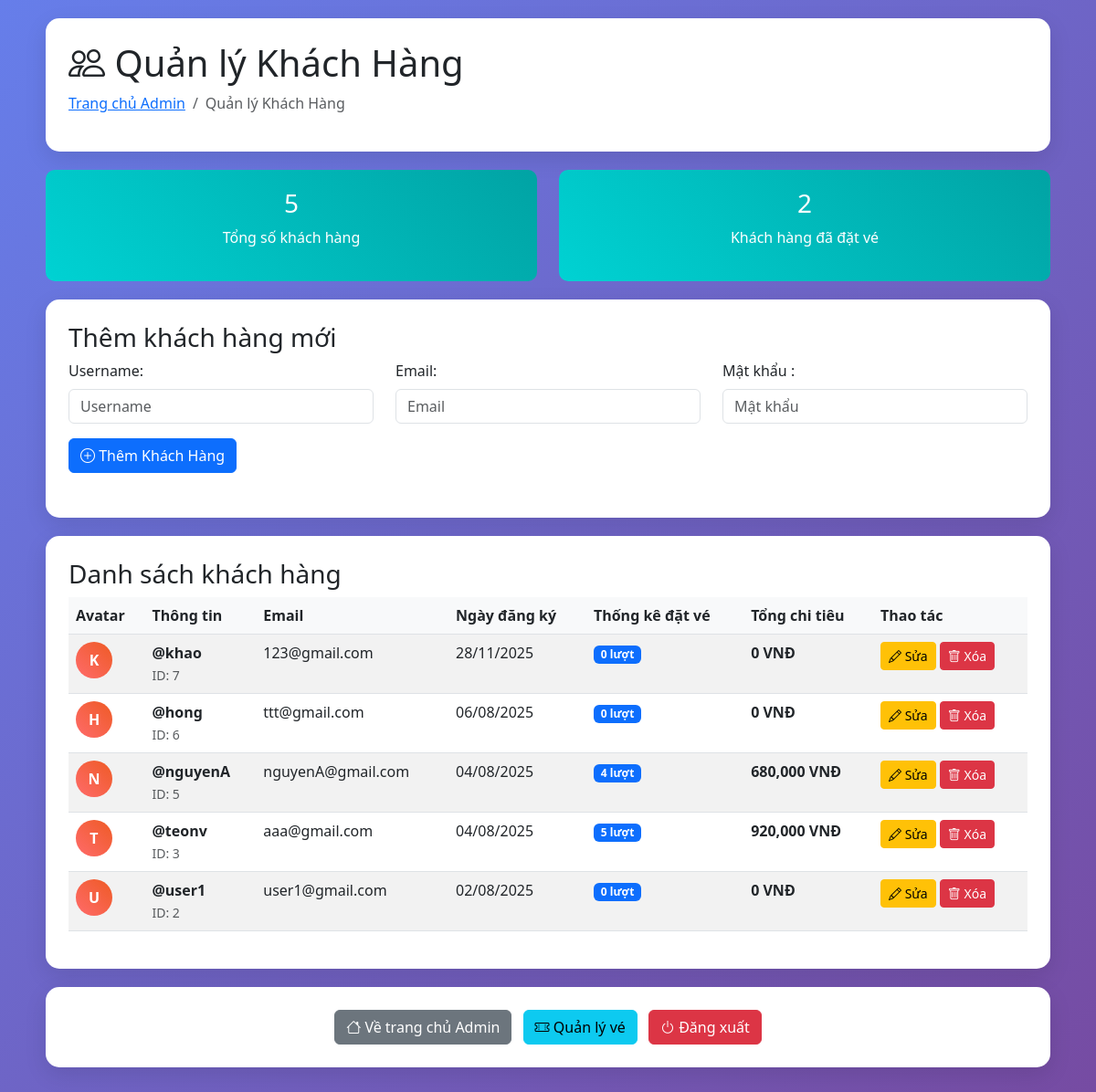
/admin_users.php (signed in), run on the app's committed database.
### tables this page shows
CREATE TABLE `users` (
  `id` int(11) NOT NULL,
  `username` varchar(100) NOT NULL,
  `email` varchar(255) NOT NULL,
  `password` varchar(255) NOT NULL,
  `role` enum('customer','admin') DEFAULT 'customer',
  `created_at` timestamp NOT NULL DEFAULT current_timestamp(),
  `member_points` int(11) DEFAULT 0,
  `member_tier_id` int(11) DEFAULT 1,
  `birthday` date DEFAULT NULL,
  `phone` varchar(20) DEFAULT NULL
);

### admin_users.php (the view, shortened to what this page needs)
<?php
require_once 'config.php';
$stmt = $pdo->prepare("
    SELECT u.*,
           COUNT(b.id) as total_bookings,
           SUM(b.total_price) as total_spent
    FROM users u
    LEFT JOIN bookings b ON u.id = b.user_id
    WHERE u.role = 'customer'
    GROUP BY u.id
    ORDER BY u.created_at DESC
");
$stmt->execute();
$users = $stmt->fetchAll(PDO::FETCH_ASSOC);
$stmt = $pdo->prepare("SELECT COUNT(*) as total_users FROM users WHERE role = 'customer'");
$stmt->execute();
$total_users = $stmt->fetchColumn();
$stmt = $pdo->prepare("SELECT COUNT(*) as active_users FROM users WHERE role = 'customer' AND id IN (SELECT DISTINCT user_id FROM bookings)");
$stmt->execute();
$active_users = $stmt->fetchColumn();
$edit_user = null;
?>
<!DOCTYPE html>
<html>
<head>
    <link href="https://cdn.jsdelivr.net/npm/bootstrap@5.3.0/dist/css/bootstrap.min.css" rel="stylesheet" />
    <link href="https://cdn.jsdelivr.net/npm/bootstrap-icons@1.7.2/font/bootstrap-icons.css" rel="stylesheet">
</head>
<body>
    <div class="container">
        <div class="admin-card">
            <h1><i class="bi bi-people"></i> Quản lý Khách Hàng</h1>
            <nav aria-label="breadcrumb">
                <ol class="breadcrumb">
                    <li class="breadcrumb-item"><a href="admin.php">Trang chủ Admin</a></li>
                    <li class="breadcrumb-item active">Quản lý Khách Hàng</li>
                </ol>
            </nav>
        </div>
        <div class="row">
            <div class="col-md-6">
                <div class="stats-card">
                    <h3><?php echo $total_users; ?></h3>
                    <p>Tổng số khách hàng</p>
                </div>
            </div>
            <div class="col-md-6">
                <div class="stats-card">
                    <h3><?php echo $active_users; ?></h3>
                    <p>Khách hàng đã đặt vé</p>
                </div>
            </div>
        </div>
        <div class="admin-card">
            <h3><?php echo $edit_user ? 'Chỉnh sửa khách hàng' : 'Thêm khách hàng mới'; ?></h3>
            <form method="POST" class="mb-4">
                <div class="row">
                    <div class="col-md-4">
                        <label class="form-label">Username:</label>
                        <input type="text" name="username" class="form-control"
                            value="<?php echo $edit_user ? $edit_user['username'] : ''; ?>"
                            placeholder="Username" required />
                    </div>
                    <div class="col-md-4">
                        <label class="form-label">Email:</label>
                        <input type="email" name="email" class="form-control"
                            value="<?php echo $edit_user ? $edit_user['email'] : ''; ?>"
                            placeholder="Email" required />
                    </div>
                    <div class="col-md-4">
                        <label class="form-label">Mật khẩu <?php echo $edit_user ? '(để trống nếu không đổi)' : ''; ?>:</label>
                        <input type="password" name="password" class="form-control"
                            placeholder="Mật khẩu" <?php echo $edit_user ? '' : 'required'; ?> />
                    </div>
                </div>
                <div class="row mt-3">
                    <div class="col-12">
                        <button type="submit" class="btn btn-primary">
                            <i class="bi bi-<?php echo $edit_user ? 'pencil' : 'plus-circle'; ?>"></i>
                            <?php echo $edit_user ? 'Cập nhật' : 'Thêm Khách Hàng'; ?>
                        </button>
                    </div>
                </div>
            </form>
        </div>
        <div class="admin-card">
            <h3>Danh sách khách hàng</h3>
            <div class="table-responsive">
                <table class="table table-striped">
                    <thead>
                        <tr>
                            <th>Avatar</th>
                            <th>Thông tin</th>
                            <th>Email</th>
                            <th>Ngày đăng ký</th>
                            <th>Thống kê đặt vé</th>
                            <th>Tổng chi tiêu</th>
                            <th>Thao tác</th>
                        </tr>
                    </thead>
                    <tbody>
                        <?php foreach ($users as $user): ?>
                            <tr>
                                <td>
                                    <div class="user-avatar">
                                        <?php echo strtoupper(substr($user['username'], 0, 1)); ?>
                                    </div>
                                </td>
                                <td>
                                    <strong>@<?php echo $user['username']; ?></strong><br>
                                    <small class="text-muted">ID: <?php echo $user['id']; ?></small>
                                </td>
                                <td><?php echo $user['email']; ?></td>
                                <td><?php echo date('d/m/Y', strtotime($user['created_at'])); ?></td>
                                <td>
                                    <span class="badge bg-primary"><?php echo $user['total_bookings']; ?> lượt</span>
                                </td>
                                <td>
                                    <strong><?php echo number_format($user['total_spent'] ?: 0); ?> VNĐ</strong>
                                </td>
                                <td>
                                    <a href="admin_users.php?edit_id=<?php echo $user['id']; ?>"
                                        class="btn btn-sm btn-warning">
                                        <i class="bi bi-pencil"></i> Sửa
                                    </a>
                                    <a href="admin_users.php?delete_id=<?php echo $user['id']; ?>"
                                        class="btn btn-sm btn-danger"
                                        onclick="return confirm('Bạn có chắc muốn xóa khách hàng này?')">
                                        <i class="bi bi-trash"></i> Xóa
                                    </a>
                                </td>
                            </tr>
                        <?php endforeach; ?>
                    </tbody>
                </table>
            </div>
        </div>
        <div class="admin-card text-center">
            <a href="admin.php" class="btn btn-secondary me-2">
                <i class="bi bi-house"></i> Về trang chủ Admin
            </a>
            <a href="admin_tickets.php" class="btn btn-info me-2">
                <i class="bi bi-ticket-perforated"></i> Quản lý vé
            </a>
            <a href="logout.php" class="btn btn-danger">
                <i class="bi bi-power"></i> Đăng xuất
            </a>
        </div>
    </div>
</body>
</html>

### admin_users.php (style rules this page uses)
body { background: linear-gradient(135deg, #667eea 0%, #764ba2 100%); min-height: 100vh; }
.container { padding: 20px; }
.admin-card { background: white; border-radius: 15px; padding: 25px; box-shadow: 0 8px 25px rgba(0, 0, 0, 0.1); margin-bottom: 20px; }
.stats-card { background: linear-gradient(45deg, #00d2d3, #01a3a4); color: white; text-align: center; padding: 20px; border-radius: 10px; margin-bottom: 20px; }
.table th { background-color: #f8f9fa; }
.user-avatar { width: 40px; height: 40px; border-radius: 50%; background: linear-gradient(45deg, #ff6b6b, #ee5a24); color: white; display: flex; align-items: center; justify-content: center; font-weight: bold; }

### data on the page
users: username "K", username "khao", id "7", email "123@gmail.com", created_at "28/11/2025", total_bookings "0", total_spent "0"
users: username "H", username "hong", id "6", email "ttt@gmail.com", created_at "06/08/2025", total_bookings "0", total_spent "0"
users: username "N", username "nguyenA", id "5", email "nguyenA@gmail.com", created_at "04/08/2025", total_bookings "4", total_spent "680,000"
users: username "T", username "teonv", id "3", email "aaa@gmail.com", created_at "04/08/2025", total_bookings "5", total_spent "920,000"
users: username "U", username "user1", id "2", email "user1@gmail.com", created_at "02/08/2025", total_bookings "0", total_spent "0"

### other printed values
$total_users "5"
$active_users "2"
